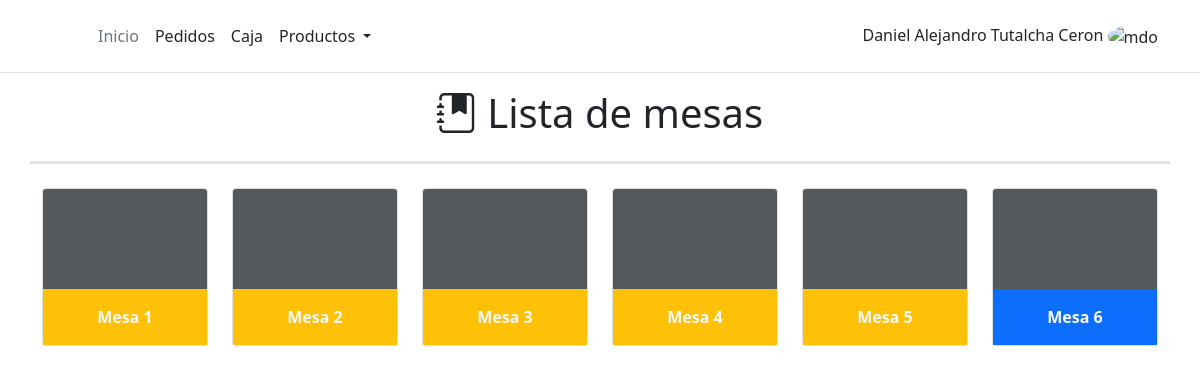
Page /order/table-list/ on the earlier database version.
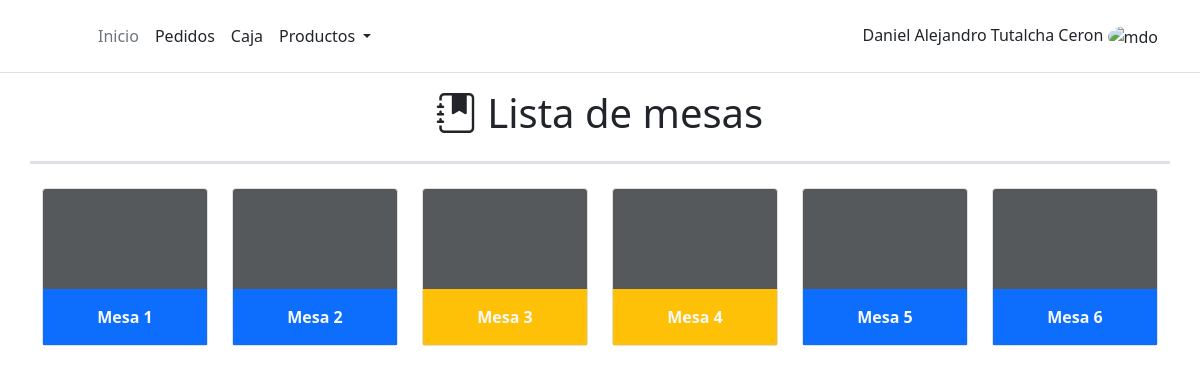
Same page on the later database version.
### work_order/models.py (models this page shows, shortened)
class Table(models.Model):
    table_number = models.IntegerField()
    status = models.BooleanField()

class Order(models.Model):
    total_price = models.IntegerField(default=0)
    table = models.ForeignKey(Table,on_delete=SET_NULL, null = True)
    status = models.BooleanField(default=True)
    comment = models.TextField(max_length=0, blank = True)
    created = models.DateTimeField(auto_now_add=True, verbose_name="Fecha de creación")
    updated = models.DateTimeField(auto_now=True, verbose_name="Fecha de edición")

### work_order/views.py (the view)
# urls.py: path('table-list/', TableListView.as_view(), name ='table_list'),
class TableListView(ListView):
    model = Table
    def get_context_data(self, **kwargs):
        context = super().get_context_data(**kwargs)
        context['order_list'] = Order.objects.filter(status=True, table__status = True)
        return context

### work_order/templates/work_order/table_list.html (shortened to what this page needs)
{% extends 'core/base.html' %}
{% load static %}
{% block content %}
<div class="row pb-3 border-3 border-bottom">
    <h1 class="text-center"><i class="bi bi-journal-bookmark-fill"></i> Lista de mesas</h1>
</div>
<div class="row mt-4">
    {% for table in object_list %}
    <div class="col-lg-2 text-center mb-4">
        <div class="card" >
            <svg class="bd-placeholder-img card-img-top" width="100%" height="100" xmlns="http://www.w3.org/2000/svg"
                role="img" aria-label="Placeholder: Thumbnail" preserveAspectRatio="xMidYMid slice" focusable="false">
                <title>Placeholder</title>
                <rect width="100%" height="100%" fill="#55595c" />
            </svg>
            {% if table.status %}
            {% for order in order_list %}
            {% if order.table == table %}
            <div class="card-body bg-warning " id='table_{{table.table_number}}'>
                <a href='/' class="stretched-link link-light" onclick='get_order({{order.id}})' style="text-decoration:none" data-bs-toggle="modal" data-bs-target="#modal_description_order"><b>Mesa {{table.table_number}}</b></a>
            </div>
            {% endif %}
            {% endfor%}
            {% else %}
            <div class="card-body bg-primary " id='table_{{table.table_number}}'>
                <a href="{% url 'order:order' table.table_number %}" class="stretched-link link-light" style="text-decoration:none" ><b>Mesa {{table.table_number}}</b></a>
            </div>
            {% endif%}
        </div>
    </div>
    {% endfor %}
</div>
{% endblock content %}

### core/templates/core/base.html (shortened to what this page needs)
<!DOCTYPE html>
<html lang="es">
<head>
  {% load static %}
  <link href="{% static '/bootstrap-5.1.3-dist/css/bootstrap.min.css' %}" rel="stylesheet">
  <link rel="stylesheet" href="https://cdn.jsdelivr.net/npm/bootstrap-icons@1.7.1/font/bootstrap-icons.css">
</head>
<body>
  <header class="p-3 mb-3 border-bottom">
    <div class="container">
      <div class="d-flex flex-wrap align-items-center justify-content-center justify-content-lg-start">
        <a href="/" class="d-flex align-items-center mb-2 mb-lg-0 text-dark text-decoration-none">
          <svg class="bi me-2" width="40" height="32" role="img" aria-label="Bootstrap">
            <use xlink:href="#bootstrap" />
          </svg>
        </a>
        <ul class="nav col-12 col-lg-auto me-lg-auto mb-2 justify-content-center mb-md-0">
          <li><a href="{% url 'core:home' %}" class="nav-link px-2 link-secondary">Inicio</a></li>
          <li><a href="{% url 'order:table_list'%}" class="nav-link px-2 link-dark">Pedidos</a></li>
          <li><a href="#" class="nav-link px-2 link-dark">Caja</a></li>
          <li class="nav-item dropdown">
            <a class="nav-link dropdown-toggle px-2 link-dark" href="#" id="navbarDarkDropdownMenuLink" role="button"
              data-bs-toggle="dropdown" aria-expanded="false">
              Productos
            </a>
          </li>
        </ul>
        <a href="#" class="d-block link-dark " style="text-decoration:none">
          Daniel Alejandro Tutalcha Ceron
          <img src="https://github.com/mdo.png" alt="mdo" width="32" height="32" class="rounded-circle">
        </a>
      </div>
    </div>
  </header>
  <div class="container">
    {% block content %}
    {% endblock  %}
  </div>
</body>
</html>

Differences in the rows shown:
changed Table (number 1 of 6 on the later page): loses Order ({{ table.table_number }} "1"); status True → False (drawn); table_number (not shown) → "1"
changed Table (number 2 of 6 on the later page): loses Order ({{ table.table_number }} "2"); status True → False (drawn); table_number (not shown) → "2"
changed Table (number 5 of 6 on the later page): loses Order ({{ table.table_number }} "5"); status True → False (drawn); table_number (not shown) → "5"
